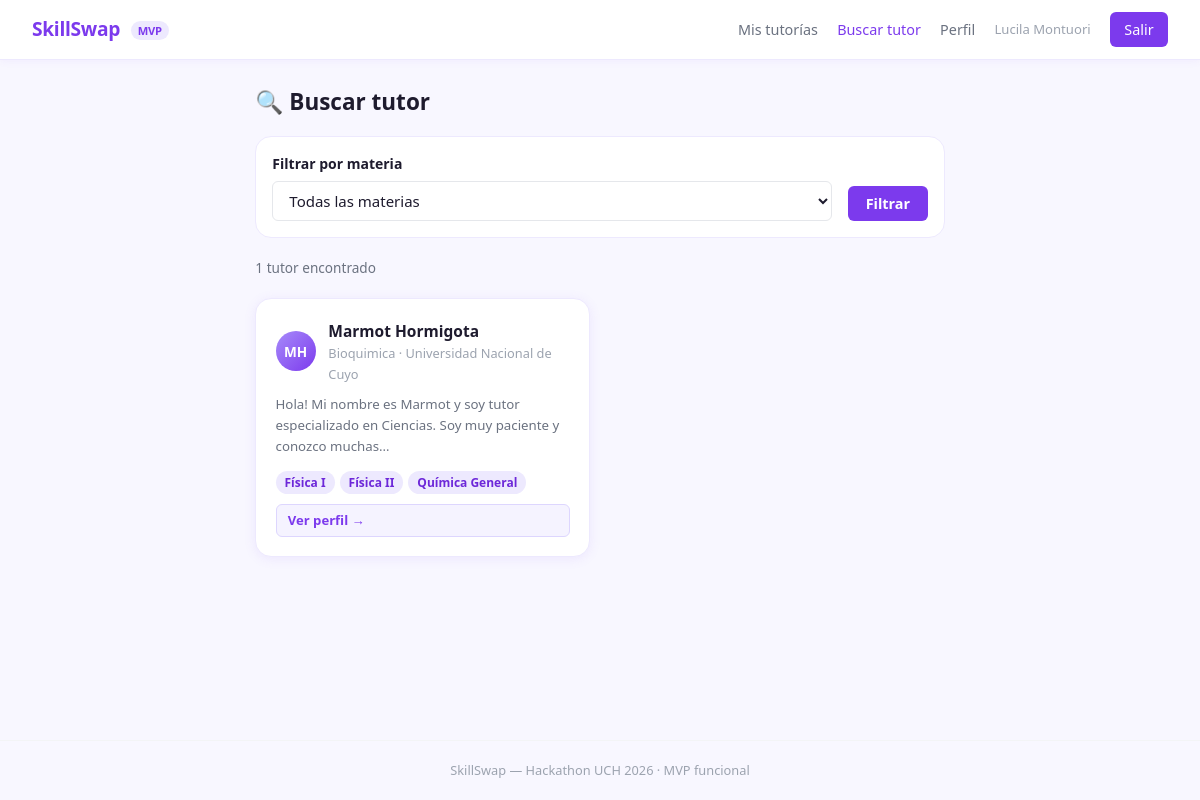
The app's page /skillswap/index.php?p=alumno_buscar (signed in) with its own data.
### tables this page shows
CREATE TABLE `usuarios` (
  `id` int(10) unsigned NOT NULL AUTO_INCREMENT,
  `nombre` varchar(120) NOT NULL,
  `email` varchar(180) NOT NULL,
  `password` varchar(255) NOT NULL,
  `rol` enum('admin','tutor','alumno') NOT NULL DEFAULT 'alumno',
  `estado` enum('pendiente','activo','bloqueado') NOT NULL DEFAULT 'activo',
  `carrera` varchar(120) NOT NULL DEFAULT '',
  `anio_cursado` tinyint(3) unsigned NOT NULL DEFAULT 1,
  `universidad` varchar(120) NOT NULL DEFAULT '',
  `certificado_path` varchar(255) DEFAULT NULL COMMENT 'ruta al archivo subido',
  `wallet_address` varchar(100) DEFAULT NULL COMMENT 'wallet simulada Ethereum',
  `bio` text DEFAULT NULL,
  `created_at` timestamp NOT NULL DEFAULT current_timestamp(),
  `updated_at` timestamp NOT NULL DEFAULT current_timestamp() ON UPDATE current_timestamp(),
  PRIMARY KEY (`id`),
  UNIQUE KEY `email` (`email`)
);

CREATE TABLE `materias` (
  `id` int(10) unsigned NOT NULL AUTO_INCREMENT,
  `nombre` varchar(120) NOT NULL,
  `area` varchar(80) NOT NULL DEFAULT '',
  `activa` tinyint(1) NOT NULL DEFAULT 1,
  `created_at` timestamp NOT NULL DEFAULT current_timestamp(),
  PRIMARY KEY (`id`)
);

### skillswap/app/helpers/funciones.php (called while the page is built, shortened)
<?php
function e(mixed $v): string {
    return htmlspecialchars((string)$v, ENT_QUOTES | ENT_SUBSTITUTE, 'UTF-8');
}
function iniciales(string $nombre): string {
    $partes = explode(' ', trim($nombre));
    $ini    = '';
    foreach (array_slice($partes, 0, 2) as $p) {
        $ini .= mb_strtoupper(mb_substr($p, 0, 1));
    }
    return $ini ?: '?';
}
function renderizar(string $vista, array $datos = []): void {
    extract($datos, EXTR_SKIP);
    $path = BASE_PATH . '/app/views/' . $vista . '.php';
    require $path;
}

### skillswap/app/controllers/TutorAlumnoController.php (called while the page is built, shortened)
<?php
class AlumnoController {
    private Usuario   $usuarioModel;
    private Materia   $materiaModel;
    public function __construct() {
        $this->usuarioModel   = new Usuario();
        $this->materiaModel   = new Materia();
    }
    public function buscar(): void {
        $todasMaterias = $this->materiaModel->listarTodas();
        $filtroMateria = (int)($_GET['materia'] ?? 0);
        if ($filtroMateria > 0) {
            $tutores = $this->usuarioModel->tutoresPorMateria($filtroMateria);
        } else {
            $tutores = $this->usuarioModel->tutoresActivos();
        }
        renderizar('alumno/buscar', compact('tutores', 'todasMaterias', 'filtroMateria'));
    }
}

### skillswap/config/database.php (called while the page is built, shortened)
<?php
function conectar(): PDO {
    static $pdo = null;
    if ($pdo !== null) return $pdo;
    $dsn = sprintf('mysql:host=%s;dbname=%s;charset=%s', DB_HOST, DB_NAME, DB_CHARSET);
    try {
        $pdo = new PDO($dsn, DB_USER, DB_PASS, [
            PDO::ATTR_ERRMODE            => PDO::ERRMODE_EXCEPTION,
            PDO::ATTR_DEFAULT_FETCH_MODE => PDO::FETCH_ASSOC,
            PDO::ATTR_EMULATE_PREPARES   => false,
        ]);
    } catch (PDOException $e) {
        die('<div style="padding:2rem;color:#b91c1c;font-family:sans-serif;">
            <strong>Error de conexión:</strong> ' . htmlspecialchars($e->getMessage()) . '
        </div>');
    }
    return $pdo;
}

### skillswap/app/models/Usuario.php (called while the page is built, shortened)
<?php
class Usuario {
    private PDO $pdo;
    public function __construct() { $this->pdo = conectar(); }
    public function tutoresActivos(): array {
        $s = $this->pdo->prepare('
            SELECT id, nombre, carrera, anio_cursado, universidad, bio, wallet_address
            FROM usuarios WHERE rol="tutor" AND estado="activo" ORDER BY nombre
        ');
        $s->execute();
        return $s->fetchAll();
    }
}

### skillswap/app/models/Materia.php (called while the page is built, shortened)
<?php
class Materia {
    private PDO $pdo;
    public function __construct() { $this->pdo = conectar(); }
    public function listarTodas(): array {
        return $this->pdo->query('SELECT * FROM materias WHERE activa=1 ORDER BY area, nombre')->fetchAll();
    }
}

### skillswap/app/views/alumno/buscar.php (the view, shortened to what this page needs)
<!DOCTYPE html>
<html lang="es">
<head>
  <link rel="stylesheet" href="public/css/estilos.css">
</head>
<body>
<?php require BASE_PATH . '/app/views/partials/nav.php'; ?>
<div class="contenedor mt-3">
  <h2 style="font-weight:800;margin-bottom:1rem;">🔍 Buscar tutor</h2>
  <form method="GET" action="index.php" class="filtros">
    <div class="form-group">
      <label>Filtrar por materia</label>
      <select name="materia">
        <option value="0">Todas las materias</option>
      </select>
    </div>
    <button type="submit" class="btn btn-primary">Filtrar</button>
  </form>
  <p style="font-size:.85rem;color:var(--texto-2);margin-bottom:.8rem;">
    <?= count($tutores) ?> tutor<?= count($tutores) !== 1 ? 'es' : '' ?> encontrado<?= count($tutores) !== 1 ? 's' : '' ?>
  </p>
  <?php if (empty($tutores)): ?>
    <div class="vacio"><p>🔍</p><p>No hay tutores disponibles para ese criterio.</p></div>
  <?php else: ?>
    <div class="grilla">
      <?php foreach ($tutores as $t): ?>
        <div class="tarjeta-tutor">
          <div style="display:flex;align-items:center;gap:.8rem;">
            <div class="avatar"><?= e(iniciales($t['nombre'])) ?></div>
            <div>
              <h3 style="font-weight:700;font-size:.97rem;"><?= e($t['nombre']) ?></h3>
              <p style="font-size:.8rem;color:var(--gris-400);"><?= e($t['carrera']) ?> · <?= e($t['universidad']) ?></p>
            </div>
          </div>
          <?php if (!empty($t['bio'])): ?>
            <p style="font-size:.83rem;color:var(--texto-2);"><?= e(mb_strimwidth($t['bio'],0,100,'…')) ?></p>
          <?php endif; ?>
          <?php if ($t['materias']): ?>
            <div class="chips">
              <?php foreach (array_slice($t['materias'], 0, 4) as $m): ?>
                <span class="chip"><?= e($m['nombre']) ?></span>
              <?php endforeach; ?>
            </div>
          <?php endif; ?>
          <a href="index.php?p=alumno_tutor&id=<?= $t['id'] ?>" class="btn btn-secondary btn-sm" style="margin-top:auto;">
            Ver perfil →
          </a>
        </div>
      <?php endforeach; ?>
    </div>
  <?php endif; ?>
</div>
<?php require BASE_PATH . '/app/views/partials/footer.php'; ?>
</body>
</html>

### skillswap/public/css/estilos.css (style rules this page uses)
:root { --lila-50: #f5f3ff; --lila-100: #ede9fe; --lila-200: #ddd6fe; --lila-300: #c4b5fd; --lila-400: #a78bfa; --lila-500: #8b5cf6; --lila-600: #7c3aed; --lila-700: #6d28d9; --naranja: #f97316; --rojo: #ef4444; --verde: #22c55e; --amarillo: #eab308; --azul: #3b82f6; --texto: #1e1b2e; --texto-2: #6b7280; --blanco: #ffffff; --fondo: #f8f7ff; --gris-100: #f3f4f6; --gris-200: #e5e7eb; --gris-400: #9ca3af; --font: 'Segoe UI', system-ui, sans-serif; --font-mono: 'Consolas', monospace; --radio: 10px; --radio-sm: 6px; --radio-lg: 16px; --sombra: 0 2px 12px rgba(139,92,246,.10); --trans: .15s ease; }
*, *::before, *::after { box-sizing: border-box; margin: 0; padding: 0; }
body { font-family: var(--font); background: var(--fondo); color: var(--texto); min-height: 100vh; display: flex; flex-direction: column; font-size: 15px; line-height: 1.6; }
a { color: var(--lila-600); text-decoration: none; }
textarea, input, select, button { font-family: inherit; font-size: inherit; }
.contenedor { max-width: 1100px; margin: 0 auto; padding: 0 1.5rem; }
.mt-3 { margin-top: 1.5rem; }
.btn { display: inline-flex; align-items: center; gap: .4rem; padding: .5rem 1.1rem; border-radius: var(--radio-sm); font-weight: 600; font-size: .9rem; cursor: pointer; border: none; transition: all var(--trans); text-decoration: none; white-space: nowrap; }
.btn-primary { background: var(--lila-600); color: #fff; }
.btn-secondary { background: var(--lila-50); color: var(--lila-600); border: 1.5px solid var(--lila-200); }
.btn-sm { padding: .3rem .7rem; font-size: .82rem; }
.form-group { margin-bottom: 1rem; }
.form-group label { display: block; font-weight: 600; font-size: .875rem; margin-bottom: .35rem; }
.form-group input, .form-group select, .form-group textarea { width: 100%; border: 1.5px solid var(--gris-200); border-radius: var(--radio-sm); padding: .5rem .75rem; transition: border-color var(--trans); background: var(--blanco); color: var(--texto); }
.grilla { display: grid; grid-template-columns: repeat(auto-fill, minmax(280px, 1fr)); gap: 1.2rem; margin-top: 1.2rem; }
.tarjeta-tutor { background: var(--blanco); border: 1.5px solid var(--lila-100); border-radius: var(--radio-lg); padding: 1.2rem; box-shadow: var(--sombra); display: flex; flex-direction: column; gap: .6rem; transition: box-shadow var(--trans), transform var(--trans); }
.avatar { width: 40px; height: 40px; border-radius: 50%; background: linear-gradient(135deg, var(--lila-400), var(--lila-600)); color: #fff; font-weight: 800; font-size: .85rem; display: inline-flex; align-items: center; justify-content: center; flex-shrink: 0; }
.chips { display: flex; flex-wrap: wrap; gap: 5px; margin-top: 4px; }
.chip { display: inline-block; font-size: .75rem; font-weight: 600; padding: 2px 9px; border-radius: 20px; background: var(--lila-100); color: var(--lila-700); }
.filtros { display: flex; gap: 1rem; flex-wrap: wrap; align-items: flex-end; background: var(--blanco); border: 1.5px solid var(--lila-100); border-radius: var(--radio-lg); padding: 1rem; margin-bottom: 1.2rem; }
.filtros .form-group { margin-bottom: 0; flex: 1; min-width: 180px; }

### records on screen
usuarios: nombre "MH", nombre "Marmot Hormigota", carrera "Bioquimica", universidad "Universidad Nacional de Cuyo", bio "Hola! Mi nombre es Marmot y soy tutor especializado en Ciencias. Soy muy paciente y conozco muchas…"
materias: nombre "Física I"
materias: nombre "Física II"
materias: nombre "Química General"

### other values on screen
Session::userName() "Lucila Montuori"
count($tutores) "1"
